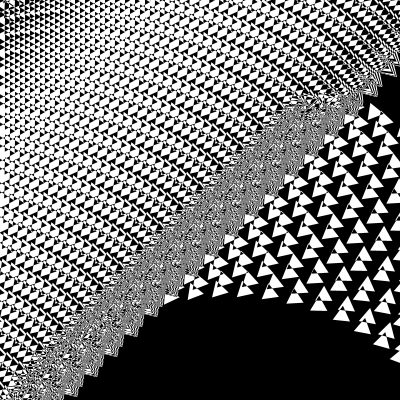
Frame 1 (no input)
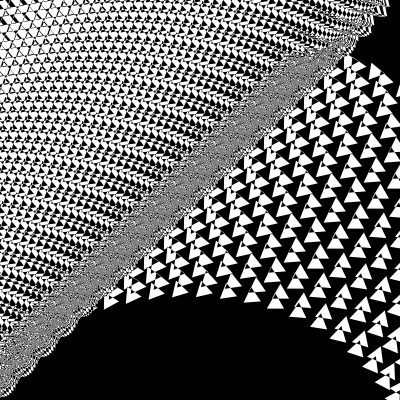
Frame 60 (the mouse pressed at the canvas centre just before this capture)
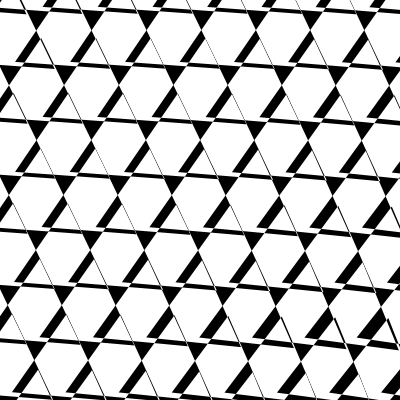
Frame 120 (the mouse held since frame 60 and released just before this capture)

The Processing sketch that drew these frames (run headless with seeded random() and noise(); from frame 60 on, the mouse is pressed at the canvas centre):

// Processing sketch: Z_27_PolygonalRipples
// ── Z_27_PolygonalRipples.pde
float ar, r, a, spacing;

void setup() {
  size(400, 400);
  background(0);
  fill(255);
  blendMode(DIFFERENCE);
  noStroke();
  r = 10;
  ar = 10;
}
void draw() {

  spacing = map(mouseX, 0, width, 10, 100);
  r = 100;
  if (mousePressed) ar = map(mouseX, 0, width, 10, 100);
  background(0);
  strokeWeight(2);

  for (int i = -10; i < 40; i++) {
    for (int j = -10; j< 40; j++) {
      float param = 1.0*(i+j)/40;
      float x = r*cos(a+param*param);
      float y = r*sin(a+param*param);
      resetMatrix();

      if (j%2==0) {
        translate(i*spacing, 
          j*spacing);

        rotate(a+param*param);
        //ellipse(x,y, ar, ar);
        //rect(x, y, ar, ar);
        polygon(x, y, ar, 3);
      } else {
        translate(i*spacing+spacing/2, 
          j*spacing);
        rotate(a+param*param);
        //ellipse(x,y, ar, ar);
        //rect(x, y, ar, ar);
        polygon(x, y, ar, 3);
      }
    }
  }
  a += 0.005;
}


// Polygon function taken from processing examples
void polygon(float x, float y, float radius, int npoints) {
  float angle = TWO_PI / npoints;
  beginShape();
  for (float a = 0; a < TWO_PI; a += angle) {
    float sx = x + cos(a) * radius;
    float sy = y + sin(a) * radius;
    vertex(sx, sy);
  }
  endShape(CLOSE);
}
